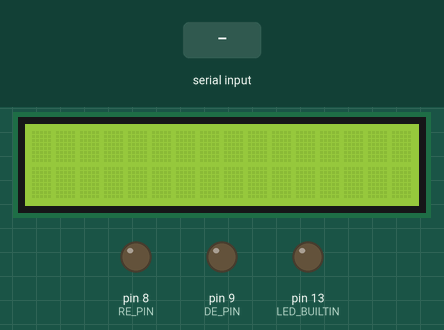
This sketch was run on a simulated Arduino Uno, built with avr-gcc and run on an emulated ATmega328P. Parts: 16×2 character LCD, output pins drawn as LEDs (lit = HIGH). Inputs (shaded band) come from the test bench.

Above: at 1.2 s.
1.3 s: "1" received over the second serial link
At 2.5 s:
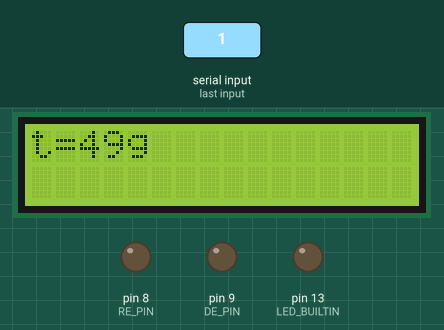
2.8 s: "0" received over the second serial link
At 3.7 s:
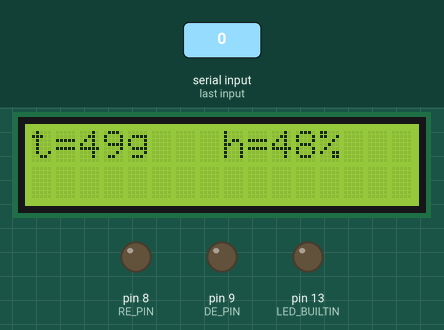
4.3 s: "2" received over the second serial link
At 4.9 s:
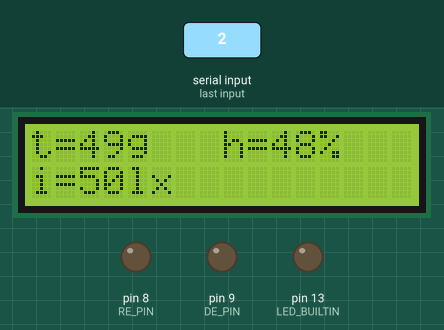
5.8 s: "1" received over the second serial link
At 7.2 s:
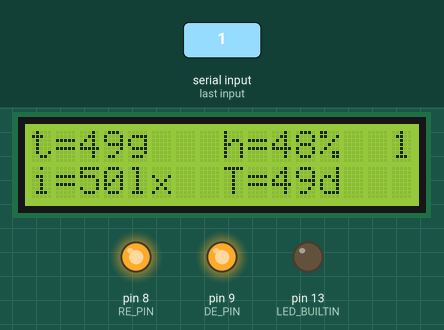
Timing chart, 0 to 17.3 s (numbered marks = the images above; inputs shaded):
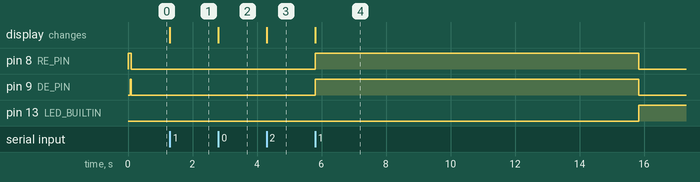

Measured:
- after the input at 1.3 s, the display: changes at once (image 1)
- after the input at 2.8 s, the display: changes at once (image 2)
- after the input at 4.3 s, the display: changes at once (image 3)
- after the input at 5.8 s, pin 8 (RE_PIN), pin 9 (DE_PIN): LOW → HIGH at once, → LOW 10.0 s later; pin 13 (LED_BUILTIN): LOW → HIGH after 10.0 s; the display: changes at once (image 4)

The sketch:

Master_LCD_code.ino
```cpp
#include <SoftwareSerial.h>
#include <LiquidCrystal.h>

// Define RS485 pins
const int RE_PIN = 8;
const int DE_PIN = 9;
int k=0;

//Define LCD pins
const int rs = 7, en = 6, d4 = 5, d5 = 4, d6 = 3, d7 = 2;
LiquidCrystal lcd(rs, en, d4, d5, d6, d7); // ReadWrite=GND

// SoftwareSerial for RS485 communication
SoftwareSerial rs485(10, 11);

int interrogationWord = 87;

void setup()
{
  rs485.begin(9600);
//  Serial.begin (9600);
  pinMode(RE_PIN, OUTPUT);
  pinMode(DE_PIN, OUTPUT);
  pinMode(LED_BUILTIN, OUTPUT);
  digitalWrite(DE_PIN, LOW);
  digitalWrite(RE_PIN, HIGH);
  lcd.begin(16, 2); // 16 caractere si 2 randuri

}

void loop() {
  // Enable RS485 transmit
  digitalWrite(DE_PIN, HIGH);
  delay(20);

  // Send interrogation word
  rs485.write(interrogationWord);
  delay(20); // Allow time for transmission
    if (k==0)
        {digitalWrite(LED_BUILTIN, LOW);}
      else
        {digitalWrite(LED_BUILTIN, HIGH);}
    if (k==0)
        {k=1;}
      else
        {k=0;}
  // Disable RS485 transmit, activate RS485 receive
  digitalWrite(DE_PIN, LOW);
  digitalWrite(RE_PIN, LOW);
  delay(10);
    while (rs485.available() == 0);
  {  }
    lcd.setCursor(0, 0);
    lcd.print("t=");
    lcd.print(rs485.read());
    lcd.print("g");
  //  Serial.println(rs485.read());

    while (rs485.available() == 0);
  {  }
    lcd.setCursor(8, 0);
    lcd.print("h=");
    lcd.print(rs485.read());
    lcd.print("%");
  //    Serial.println(rs485.read());

    while (rs485.available() == 0);
  {  }
    lcd.setCursor(0, 1);
    lcd.print("i=");
    lcd.print(rs485.read());
    lcd.print("lx");
  //      Serial.println(rs485.read());

    while (rs485.available() == 0);
  {  }
lcd.setCursor(8, 1);
lcd.print("T=");
lcd.print(rs485.read());
lcd.print("d");

  //  Serial.println(rs485.read());

lcd.setCursor(15, 0);
lcd.print(k);


  digitalWrite(DE_PIN, HIGH); //activate transmitt
  digitalWrite(RE_PIN, HIGH);


/*
  // Wait for response from slave
  while (rs485.available() == 0) {
    // Wait for data to arrive
  }

  // Read data from slave
  float receivedData = rs485.parseFloat();
  Serial.print("Received from slave: ");
  Serial.println(receivedData);
*/
  // Wait for a period before the next interrogation
  delay(10000); // 60 seconds (adjust as needed)
}
```
